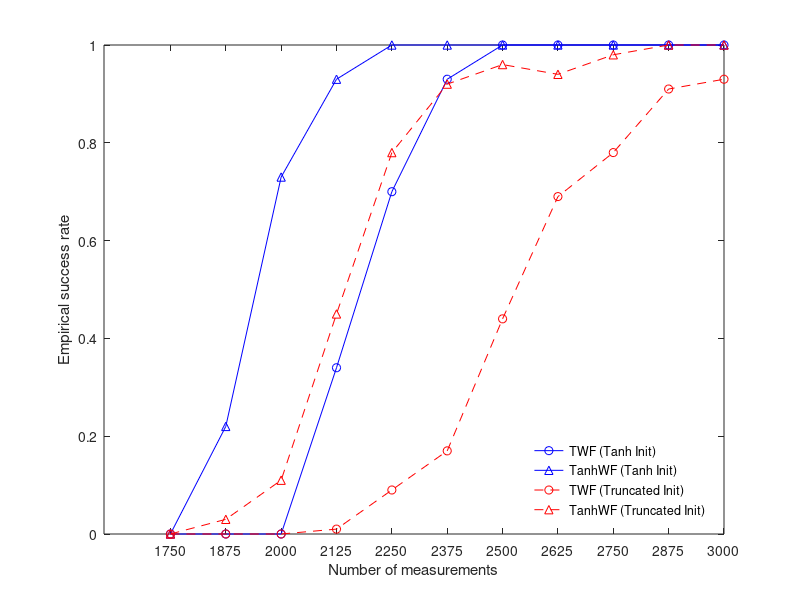

MATLAB code for this plot:
x = 1750:125:3000;
TWF1 = [0 0 0 34 70 93 100 100 100 100 100]/100;
TanhWF1 = [0 22 73 93 100 100 100 100 100 100 100]/100;
TWF2 = [0 0 0 1 9 17 44 69 78 91 93]/100;
TanhWF2 = [0 3 11 45 78 92 96 94 98 100 100]/100;
figure
plot(x, TWF1, 'b-o', x, TanhWF1, 'b-^', x, TWF2,'r--o', x, TanhWF2,'r--^')
set(gca,'XTick',x);
legend('TWF (Tanh Init)', 'TanhWF (Tanh Init)', 'TWF (Truncated Init)', ...
'TanhWF (Truncated Init)', 'location', 'southeast');
legend('boxoff');
xlabel('Number of measurements');
ylabel('Empirical success rate');